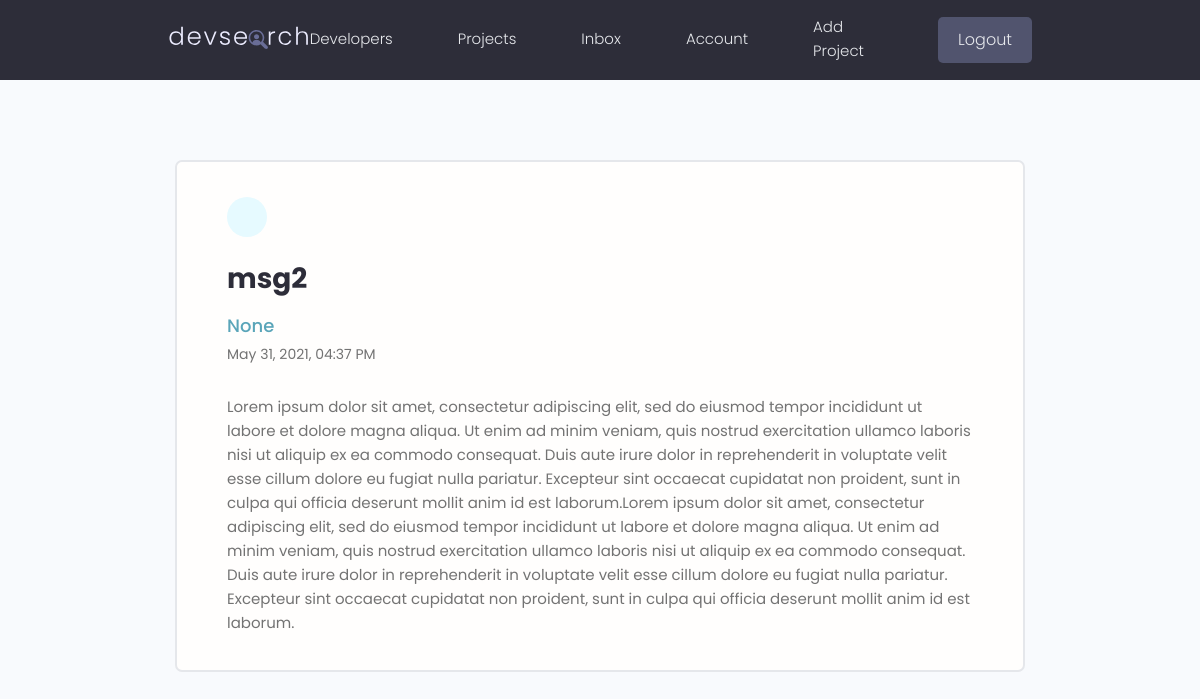
The page /message/9f73ba22-a25f-4ce5-a5be-852581da6b17/ (signed in) on the database its author committed.
### users/models.py (models this page shows, shortened)
class Message(models.Model):
    sender = models.ForeignKey(Profile, on_delete=models.SET_NULL, null = True, blank = True)
    recipient = models.ForeignKey(Profile, on_delete=models.SET_NULL, null = True, blank = True, related_name = "messages")
    name = models.CharField(max_length= 200, null = True, blank = True)
    email = models.EmailField(max_length=200, null = True, blank = True)
    subject = models.CharField(max_length=200, null = True, blank = True)
    body = models.TextField()
    is_read = models.BooleanField(default=False, null = True)
    created = models.DateTimeField(auto_now=True)
    id = models.UUIDField(default=uuid.uuid4, unique = True, primary_key=True, editable=False)
    class Meta:
        ordering = ['is_read', '-created']

### users/views.py (the view)
# urls.py: path('message/<str:pk>/', views.viewMessage, name = 'message'),
@login_required(login_url='login')
def viewMessage(request, pk):
    profile = request.user.profile
    message = profile.messages.get(id = pk)
    if message.is_read == False:
        message.is_read = True
        message.save()
    context = {'message':message}
    return render(request, 'users/message.html', context)

### users/templates/users/message.html (shortened to what this page needs)
{% extends 'main.html' %}
{% block content %}
<main class="messagePage my-xl">
    <div class="content-box">
      <div class="message">
        <a class="backButton" href="{% url 'inbox' %}"></a>
        <h2 class="message__subject">{{message.subject}}</h4>
          <a href="profile.html" class="message__author">{{message.name}}</a>
          <p class="message__date">May 31, 2021, 04:37 PM</p>
          <div class="message__body">
            {{message.body|linebreaksbr}}
          </div>
      </div>
    </div>
  </main>
{% endblock content %}

### static/styles/app.css (style rules this page uses)
:root { --color-sub: #2d2d39; }
.content-box { width: 95%; max-width: 85rem; margin: 0 auto; }
.message { padding: 2.5rem 0; }
.message > a { display: flex; gap: 1rem; }
.message__author, .message__date { flex-basis: 25%; }
.message__subject { flex-basis: 50%; }
.message__date { text-align: right; }
.messagePage .message { list-style: none; background: var(--color-white); padding: 3.5rem 5rem; border: 2px solid var(--color-light); border-radius: 0.7rem; }
.messagePage .message__subject { font-size: 2.8rem; color: var(--color-sub); margin-bottom: 1rem; margin-top: 2rem; }
.messagePage .message__author { font-size: 1.8rem; font-weight: 500; }
.messagePage .message__date { font-size: 1.4rem; font-weight: 400; text-align: left; margin-bottom: 3rem; }
.backButton { background: var(--color-main-light); color: var(--color-main); width: 4rem; height: 4rem; display: flex; align-items: center; justify-content: center; border-radius: 50%; }

### static/uikit/styles/modules/_variables.css (style rules this page uses)
:root { --color-main: #5aa5b9; --color-main-light: #e6faff; --color-sub: #3f4156; --color-sub-light: #51546e; --color-sub-lighter: #ededfd; --color-text: #737373; --color-gray: #8b8b8b; --color-light: #e5e7eb; --color-light-gray: #767676; --color-bg: #f8fafd; --color-white: #fffefd; --color-white-light: #f3f3f3; --color-success: #359e64; --color-success-bg: #def8e8; --color-error: #fc4b0b; --color-error-bg: #fff2ee; --font-base: 'Poppins', arial, helvetica, 'Segoe UI', roboto, ubuntu, sans-serif; --font-monospace: 'Fira Code', 'Courier New', courier, monospace; --font-regular: 300; --font-medium: 500; --font-bold: 700; --generic-shadow: 1px 1px 5px #00000010; --generic-transition: all 0.3s ease-in-out; }

### static/uikit/styles/modules/_base.css (style rules this page uses)
* { margin: 0; padding: 0; box-sizing: border-box; text-rendering: optimizeLegibility; color: inherit; font-size: inherit; }
html { font-size: 50%; }
@media only screen and (min-width: 480px) { html { font-size: 56.25%; } }
@media only screen and (min-width: 1200px) { html { font-size: 62.5%; } }
body { line-height: 1.6; font-weight: 400; font-size: 1.5rem; color: var(--color-text); background-color: var(--color-bg); min-height: 100vh; }

### static/uikit/styles/modules/_typography.css (style rules this page uses)
* { font-family: var(--font-base); }
h2 { font-size: 3.6rem; font-weight: var(--font-bold); }
p, span, strong { font-size: 1.6rem; color: var(--color-text); font-weight: var(--font-regular); }
a { padding-bottom: 2px; text-decoration: none; display: inline-block; color: var(--color-main); font-weight: var(--font-medium); }

### static/uikit/styles/modules/_utilities.css (style rules this page uses)
.my-xl { margin: 8rem auto; }

### rows shown on the page
Message: subject "msg2", name "None", body "Lorem ipsum dolor sit amet, consectetur adipiscing elit, sed do eiusmod tempor incididunt ut labore et dolore magna aliqua. Ut enim ad minim veniam, quis nostrud exercitation ullamco laboris nisi ut aliquip ex ea commodo consequat. Duis aute irure dolor in reprehenderit in voluptate velit esse cillum dolore eu fugiat nulla pariatur. Excepteur sint occaecat cupidatat non proident, sunt in culpa qui officia deserunt mollit anim id est laborum.Lorem ipsum dolor sit amet, consectetur adipiscing elit, sed do eiusmod tempor incididunt ut labore et dolore magna aliqua. Ut enim ad minim veniam, quis nostrud exercitation ullamco laboris nisi ut aliquip ex ea commodo consequat. Duis aute irure dolor…"
